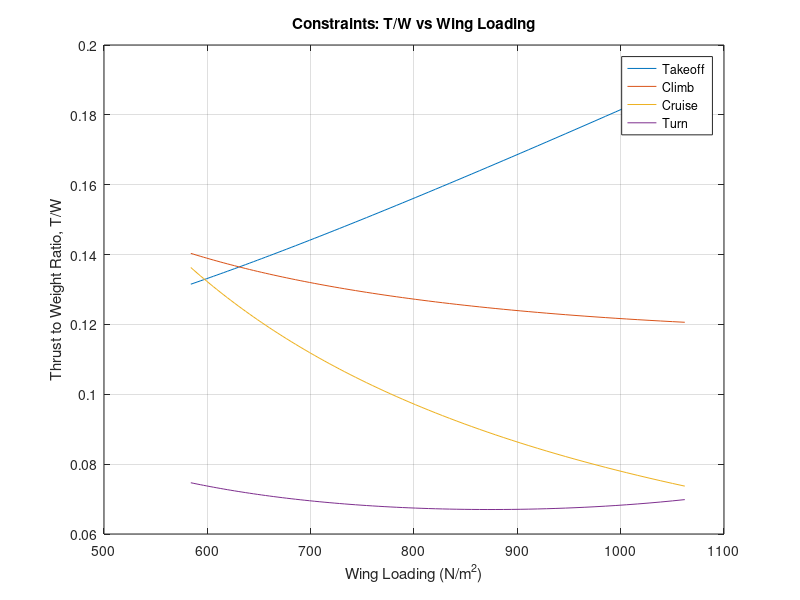

Here is the MATLAB script that generated this plot:
%Created by Kriston Rickman
%Date created 07/06/26
%V1.12
%Energy based constraint analysis
%Note:

%/*Goals*\

%/*simple concept of the takeoff constraint. formulas have been double
% checked and have changed base on the developing knowledge on the
% matter.*\

clearvars

%What the user wants to do

%user_path = user_state()
user_path = 1; % Delete when furhter advancing user inputs

switch user_path

    case 0
        state = "Find T/W and Wing laoding from past value"; % You plug in the value you were looking for then after looking at the grtaph and ifnding the numbers, you enter this state and type in the number and it rounds to the nearest values that it was computing of its related data.

    case 1
        state = "Find T/W";

    case 2
        state = "find_hp";

    case 3
        state = "find_wing_area";

    case 4
        state = "find_weight";


    case 5
        state = "find_span";

    case 6
        state = "explore_aircraft";


    otherwise
        disp("Invalid choice");
end



%Initial assumptions of aircraft design

Gravity = 9.81;

rho_SL = 1.225;

Cruise_velocity = 74.594;

C_Dmin = 0.027; % Assumption from Cirrus sr 20
C_Lmin = 0.3; % Assumption from Cirrus sr 20

Sweep_angle = 3; % Made from assumption

HP_to_watts = 745.7;

%The Design of the aircraft inputs
%NOTE Measuremnt in HP will be convert to Watts

Engine_power_HP = 230; % Assumption of Eninge need data
Span = 9; % assume based on aircraft type
Wing_area = 8:0.1:16; % assume based on aircraft type

Mass_without_wing_skin = 780; % assume based on aircraft type
Wing_mass_per_volume = 2700; % assumption of mass of GA aluminum
Wing_skin_thickness = 0.002; % assumption of mass of GA aluminum

% Engine Characteristics calculations

Engine_power_watts = Engine_power_HP .* HP_to_watts;

%Mass of the aircraft and related Geometry calculations

Fuel_spent_ground_to_TO = 0.11;
Fuel_mass_per_gallon = 2.8; % ARD
mass_loss_on_TO = Fuel_spent_ground_to_TO .* Fuel_mass_per_gallon;

Wing_skin_area_total = 2 .* Wing_area;
Wing_skin_volume = Wing_skin_area_total .* Wing_skin_thickness;
Wing_skin_mass = Wing_skin_volume .* Wing_mass_per_volume;

Mass_aircraft = Mass_without_wing_skin + Wing_skin_mass; % assume based on aircraft type
Mass_TO = Mass_aircraft - mass_loss_on_TO;

Weight_TO = Mass_TO * Gravity;
Wing_loading = Weight_TO ./ Wing_area;
AR_wing = Span.^2 ./ Wing_area;

%Aerodynamic calculations

    %Oswald efficiency calculations - Sweep angle calculation decision
if Sweep_angle == 0
    e = 1.78 .* (1 - 0.045 .* AR_wing.^0.68) - 0.64;
elseif Sweep_angle >= 30
    e = 4.61 .* (1 - 0.045 .* AR_wing.^0.68) .* (cosd(Sweep_angle)).^0.15 - 3.1;
elseif (Sweep_angle > 0) && (Sweep_angle < 30)
    e0 = 1.78 .* (1 - 0.045 .* AR_wing.^0.68) - 0.64;
    e30 = 4.61 .* (1 - 0.045 .* AR_wing.^0.68) .* (cosd(30)).^0.15 - 3.1;
    e = e0 + (Sweep_angle ./ 30) .* (e30 - e0);
else
    error("Sweep angle is out of range")
end
    
    %Full Drag Polar Buildup
K_1 = 1./(pi.*AR_wing.*e);

C_D0 = C_Dmin + K_1.*C_Lmin.^2;

K_2 = -2.*K_1.*C_Lmin;

%Takeoff constraint assumptions, variables and formulas
    %variables

    %Desired inputs
S_G = 502.92; % Ground roll takeoff distance
K_TO = 1.2;
C_Lmax_TO = 1.7; % Assumption including flaps, elevator, and wing
Rolling_friction_coefficient = 0.03;
Propeller_efficiency_TO = 0.75; % assume based on propeller

    %Velocity formulas
Velocity_stall = sqrt((2 .* Weight_TO) ./ (rho_SL .* Wing_area .* C_Lmax_TO));

Velocity_TO = K_TO * Velocity_stall;

Velocity_avg_TO = Velocity_TO ./ sqrt(2);

    %constraints sub-formulas
q_avg_TO = 0.5 .* rho_SL .* Velocity_avg_TO.^2;

C_L_required_TO = 2 .* Weight_TO ./(rho_SL .* Velocity_TO.^2 .* Wing_area);

%/*C_L_ground_TO For a more accurate constraint create a lift
%coefficient that is specific for ground because the ground 
%and takeoff coefficents are not the same*\

C_DTO = C_D0 + (K_1.*C_L_required_TO.^2) + K_2.*C_L_required_TO;

Lift_TO = 0.5 .* rho_SL .* Velocity_TO.^2 .* Wing_area .* C_L_required_TO;

Lift_avg_TO = 0.5 .* rho_SL .* Velocity_avg_TO.^2 .* Wing_area .* C_L_required_TO;

%/*The lift average take off will change based on the average dynamic
% pressure, lift coefficenets for the ground Take off and etc*\

Drag_TO = 0.5 .* C_DTO .* rho_SL .* Wing_area .* Velocity_TO.^2;

Drag_avg_TO = 0.5 .* rho_SL .* Velocity_avg_TO.^2 .* Wing_area .* C_DTO;

%/*Will also chagned when created ground drag coeffiecients for TO*\

Thrust_TO = (Propeller_efficiency_TO .* Engine_power_watts) ./ Velocity_TO;

Acceleration_TO = Velocity_TO.^2 ./ (2 .* S_G);

Thrust_to_Weight_TO = (Acceleration_TO ./ Gravity) + ... 
    (q_avg_TO .* C_DTO) ./ Wing_loading + Rolling_friction_coefficient ...
    .* (1 - (q_avg_TO .* C_L_required_TO) ./ Wing_loading); % Takeoff Constraint
%Creating scatter plot for takeoff constraint
figure;
plot(Wing_loading, Thrust_to_Weight_TO, '-');

hold on; %Stops from other plots from overriding the first



%Climb constraint

%/*This assumes no turns and constant climbing velocity, thus
% keeping the load factor (n) roughly around 1. Additionaly, the
% claculation assumes that there are no resistance such as landing
% gears or flaps that can have an inlfluence to drag are all not
% accounted for.*\

%Variables
alpha = 1; % assuming Simple sea-level climb

    %Aircraft desired Inputs
n = 1;
rate_of_climb = 3.5; %(meters per sec)
velocity_climb = 48;
rho_climb = 1.225;

%sub-formulas for the climb constraint

q_climb = 0.5 .* rho_climb .* velocity_climb.^2;

Beta = Mass_TO ./ Mass_aircraft; % Weight fraction

%A more specific version of Beta could have bee the mass while 
% climbing ./ Mass_TO

Thrust_to_Weight_climb = Beta/alpha .* (((K_1 .* n.^2 .* Beta) ./ ...
    q_climb) .* (Weight_TO ./ Wing_area) + K_2 .* n + C_D0 ./ ...
    ((Beta ./ q_climb) .* Wing_loading) + rate_of_climb ./ velocity_climb);


plot(Wing_loading, Thrust_to_Weight_climb, '-');



% Cruise constraint

%variable
knot_to_ms = 0.51444444;

%aircraft user inputs
rho_cruise = 0.905; % from the Aircraft Requirement Document (ARD)
velocity_cruise = 155 .* knot_to_ms;
%/*Will change in the future for user input when wanting to know
% the T/W for the desired cruise knots they want. Additionaly, will
% add the calculation of the cruise velocity when user does not have
% a desire velcoity and will be based on the parameter they place for
% the aircraft.*\

% sub-formulas for constraint

q_cruise = 0.5 .* rho_cruise .* velocity_cruise.^2;

C_Lcruise = Wing_loading ./ q_cruise;

C_D_cruise = C_D0 + (K_1 .* C_Lcruise.^2) + K_2 .* C_Lcruise;

% Calculate the thrust-to-weight ratio for cruise
Thrust_to_Weight_cruise = (q_cruise * C_D_cruise) ./ Wing_loading;

plot(Wing_loading, Thrust_to_Weight_cruise, '-');



%Turn constraint

%Variables

    %User desire input
rho_turn = 0.905;

%in meters of user idea of their aircraft turning
radius_turn = 300;


%Sub-formulas
velocity_stall_straight = sqrt((2 .* Wing_loading) ...
    ./ (rho_turn .* C_Lmax_TO)); %A straight line of aircraft stall velocity

%The guess of the safe turn velocity
velocity_guess_turn = K_TO .* velocity_stall_straight;

%Bank angle calculation from the guessed velocity and radius
bank_angle = atand(velocity_guess_turn.^2 ./ (radius_turn * Gravity));

%/*The start of the loop. We make it run
%through the loop to be accurate*\
n = 1;

for refine_loop = 1:1000

    n_old = n;
    
    velocity_stall_turn = sqrt((2 * Wing_loading .* n) ...
        ./ (rho_turn .* C_Lmax_TO));
    
    %The safe turn
    velocity_safe_turn = K_TO .* velocity_stall_turn;
    
    %Usign the new safe turn velocity we update the load factor
    update_load_factor = 1 ./ (cosd(atand(velocity_safe_turn.^2 ./  ...
        (radius_turn .* Gravity))));
    
    n = update_load_factor;

    if max(abs(n-n_old)) < 0.0001
        break
    end
    
end

%the dynamic pressure using the safe turn velcoity
q_turn = 0.5 .* rho_turn .* velocity_safe_turn.^2;

%coefficents
C_Lturn = update_load_factor .* Wing_loading ./ q_turn;
C_D_turn = C_D0 + K_1 .* C_Lturn.^2 + K_2 .* C_Lturn;

%Thrust to Weight calculation
Thrust_to_Weight_turn = (q_turn .* C_D_turn) ./ Wing_loading;
plot(Wing_loading, Thrust_to_Weight_turn, '-');

%/*Acceleration_horizontal_TO = (Thrust_TO - Drag_TO - ...
% Rolling_friction_coefficient .* (Weight_TO - Lift_TO)) ...
%./ Mass_TO; % Horizontal acceleration*\


xlabel('Wing Loading (N/m^2)');
ylabel('Thrust to Weight Ratio, T/W');
title('Constraints: T/W vs Wing Loading');
grid on;
legend('Takeoff', 'Climb', 'Cruise', 'Turn')

%/*stops the plots from being in the hold 
%mode thus future plots can ovveride*\

hold off; 


%/*What the user specifically wants from the program. Do they want
%specifically explore wing area based on fixed data they already know
% or does the user wants to explore multiple aircrafts and which would
% fit their goals.*\

function user_path = user_state()
disp("1 - Explore multiple aircraft designs")
disp("2 - Find required engine power")
disp("3 - Find wing area")
disp("4 - Find aircraft weight")
disp("5 - Find wingspan")

user_path = input("Choose an option: ");
end
